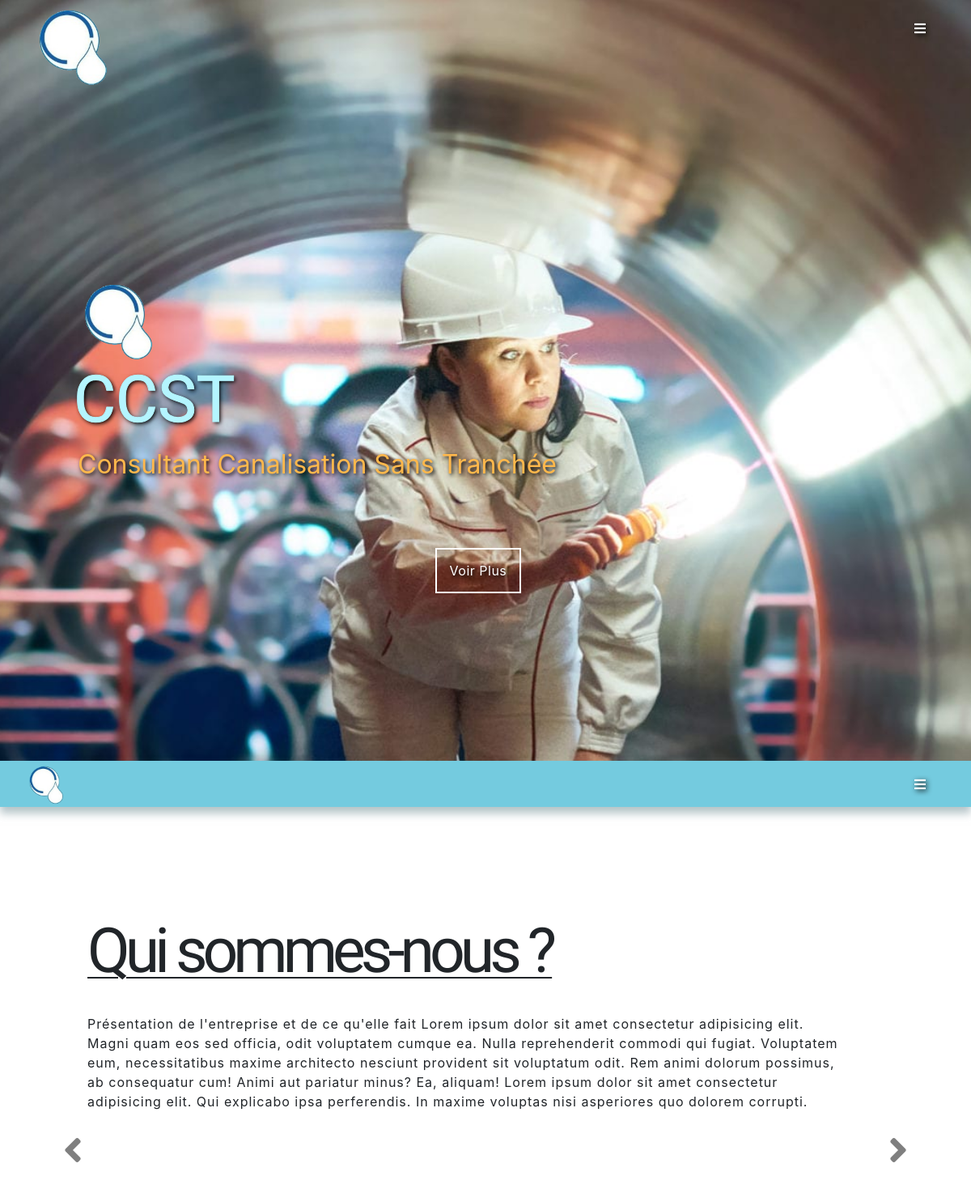
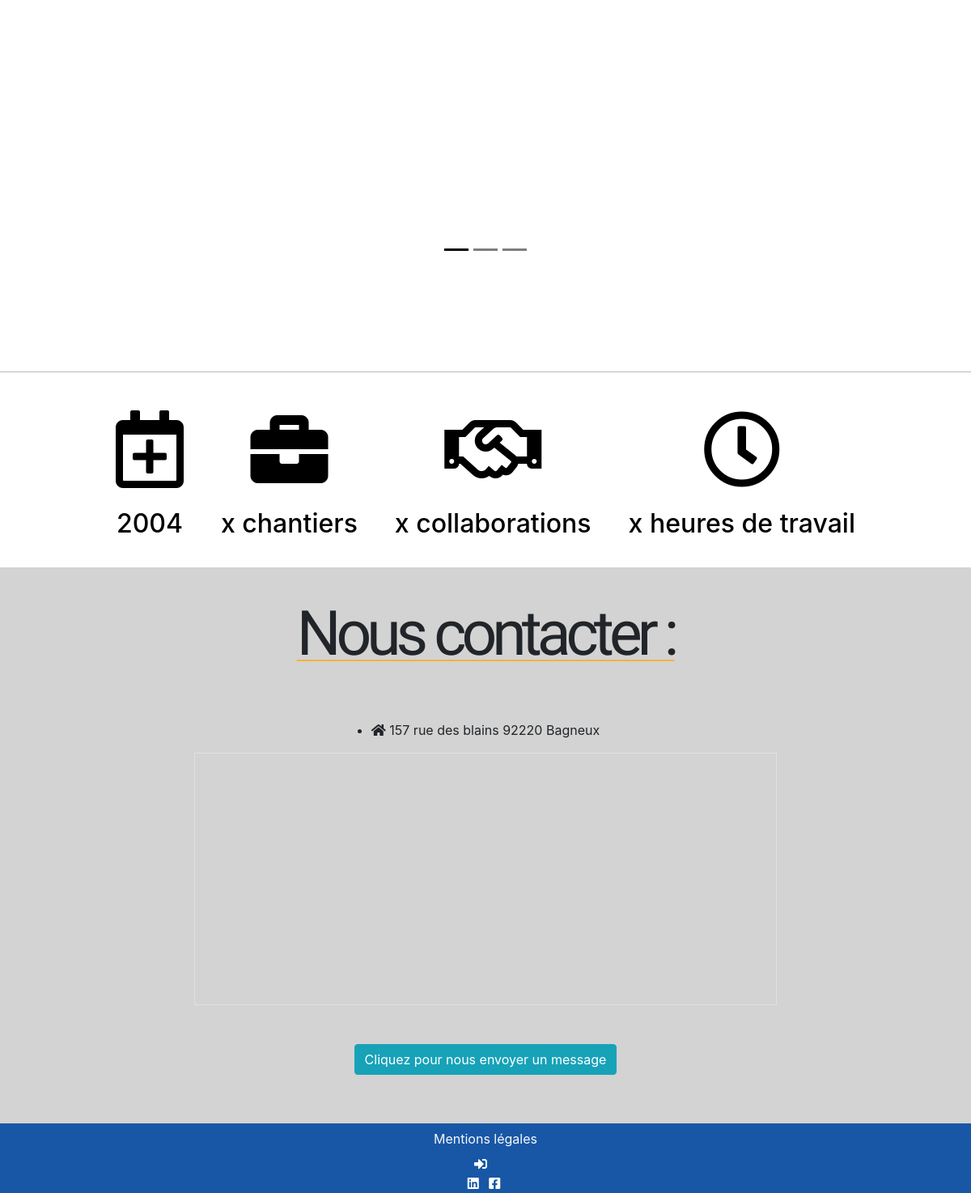
The page /index.php?v=2 on the database its author committed (2 pictures, top to bottom).
### tables this page shows
CREATE TABLE reference(
   reference_id INT NOT NULL AUTO_INCREMENT,
   reference_titre VARCHAR(100) NOT NULL,
   reference_image_un VARCHAR(100),
   reference_valeur VARCHAR(100),
   PRIMARY KEY(reference_id)
);

### index.php (called while the page is built, shortened)
<?php
include_once("bdd.php");
include_once("view/menu/header.php");
$router =  Router::getPage(@$_GET["page"]);
include_once("view/menu/footer.php");

### bdd.php (called while the page is built)
<?php
class Bdd
{
    public static function Connexion()
    {
        try {
            $bdd = new PDO("mysql:host=localhost;dbname=ccstdb", "root", "root");
            return $bdd;
        } catch (Exception $e) {
            die('erreur de connexion à la bdd <br> $e');
        }
    }
}

### model/entityBddModel.php (called while the page is built, shortened)
<?php
abstract class Entity
{
    public function __construct()
    {
        $this->bdd = Bdd::Connexion();
    }
}

### model/referenceModel.php (called while the page is built, shortened)
<?php
include_once("model/entityBddModel.php");
class ReferenceModel extends Entity
{
    public function getReferences()
    {
        $requete = $this->bdd->prepare('SELECT * FROM reference');
        $requete->execute();
        $resultat = $requete->fetchAll();
        $this->bdd = null;
        return $resultat;
    }
}

### view/accueil/accueil.php (the view, shortened to what this page needs)
<div class="carousel-inner">
    <a href="#accueil-menu">
        <div class="carousel-item active">
            <div class="img-accueil "></div>
            <div class="carousel-caption carousel-acc">
                <img class="p-0" src="asset/logo.png" alt="Logo" style="width:100px;height:100px" />
                <h1>CCST</h1>
                <p>Consultant Canalisation Sans Tranchée</p>
                <span href="#accueil-menu" class="carousel-btn">Voir Plus</span>
            </div>
        </div>
    </a>
</div>
<nav id="accueil-menu" class="d-flex  flex-row align-items-center justify-content-center bg-logo">
    <a class="" href="index.php">
        <img class="" src="asset/logo.png" alt="Logo" style="width:50px;height:50px;padding:0  auto ;" />
    </a>
    <div id="menu-btn" class="text-white"><i class="fas fa-bars  align-self-end mr-4"></i></div>
</nav>
<main id="start" class=" bg-a m-0">
    <div id="carouselAccueil" class="carousel slide m-0" style="height: 53rem;" data-ride="carouselAccueil" data-interval="false">
        <ol class="carousel-indicators carousel-content-accueil">
            <li data-target="#carouselAccueil" data-slide-to="0" class="active"></li>
            <li data-target="#carouselAccueil" data-slide-to="1"></li>
            <li data-target="#carouselAccueil" data-slide-to="2"></li>
        </ol>
        <div class="carousel-inner">
            <div class="carousel-item active">
                <div class=" accueil-container">
                    <header id="titreSection" class="mt-4 mb-4 col-11 d-flex flex-row align-items-start justify-content-start p-0">
                        <h2>Qui sommes-nous ?</h2>
                    </header>
                    <p> Présentation de l'entreprise et de ce qu'elle fait Lorem ipsum dolor sit amet consectetur adipisicing elit. Magni quam eos sed officia, odit voluptatem cumque ea.
                        Nulla reprehenderit commodi qui fugiat. Voluptatem eum, necessitatibus maxime architecto nesciunt provident sit voluptatum odit.
                        Rem animi dolorum possimus, ab consequatur cum! Animi aut pariatur minus? Ea, aliquam! Lorem ipsum dolor sit amet consectetur adipisicing elit. Qui explicabo ipsa perferendis. In maxime voluptas nisi asperiores quo dolorem corrupti.
                    </p>
                </div>
            </div>
        </div>
        <a class="carousel-control-prev" href="#carouselAccueil" role="button" style="color: black;font-size:3rem;" data-slide="prev">
            <i class="fas fa-angle-left" aria-hidden="true"></i>
        </a>
        <a class="carousel-control-next" href="#carouselAccueil" role="button" style="color: black;font-size:3rem;" data-slide="next">
            <i class="fas fa-angle-right" aria-hidden="true"></i>
        </a>
    </div>
</main>
<section id="ref" class="d-flex flex-column align-items-center justify-content-around">
    <div class="d-flex flex-row justify-content-around flex-wrap" style="width:80%;">
        <?php
        foreach ($references as $ref) {
            echo '
            <div class="d-flex flex-column align-items-center">
                <div class="ref">' . $ref['reference_image_un'] . '</div>
                <h4 class="position-relative t-real">' . $ref['reference_valeur'] . '</h4>
            </div>
            ';
        } ?>
    </div>
</section>
<section id="contact-accueil" class="d-flex flex-column align-items-center justify-content-center">
    <header id="titreSection" class=" d-flex flex-row align-items-start justify-content-start ">
        <h2>Nous contacter :</h2>
    </header>
    <ul class="p-0 mt-3 d-flex flex-column justify-content-end align-items-center">
        <li><i class="fas fa-home"></i> 157 rue des blains 92220 Bagneux </li>
    </ul>
    <div id="carte" class="m-0 border l-60">
    </div>
    <a href="index.php?page=contact" class="btn btn-info mt-5">Cliquez pour nous envoyer un message</a>
</section>

### asset/style.css (style rules this page uses)
html { scroll-behavior: smooth; }
body { animation-name: apparition; animation-duration: 1000ms; transition: all 1000ms ease; overflow-x: hidden; }
a { color: unset; }
#titreSection > h1, #titreSection > h2 { font-size: 4.8rem; text-decoration: underline 2px; text-underline-position: from-font; letter-spacing: -6px; }
a { transition: all 200ms ease; }
.l-60 { width: 60%; }
H1, H2 { font-family: "Shippori Mincho B1", serif; }
.fa-bars { color: white; }
.carousel-caption { bottom: 0%; right: 0%; left: 8%; text-align: start; }
.bg-logo { background-color: #74cbdf; }
#menu-btn { display: none; }
.img-accueil { background-image: url("indexImg.jpg"); background-position: center, bottom; background-attachment: fixed; transform: scale(1.16) translateY(-60px) translateX(20px); height: 940px; }
.carousel-caption > h1 { font-size: 5rem; -webkit-text-stroke-width: 1px; }
.carousel-caption > p { font-size: 2rem; }
.carousel-acc { bottom: 40%; }
.carousel-acc > h1 { color: #b4f5ff; text-indent: -5px; }
.carousel-acc > p { color: #ffb84c; }
#start { min-height: 58.5rem; }
.carousel-indicators li { background-color: black; }
.carousel-content-accueil { bottom: 35px; }
.accueil-container { margin: 8% 45% 0% 11%; padding: 7% 0 0 0; }
.accueil-container > p { margin-top: 1rem; letter-spacing: 1px; }
.img-accueil + div { text-shadow: 2px 2px 5px black; }
.carousel-btn { position: relative; top: 36px; padding: 1rem; background-color: rgba(255, 255, 255, 0); border: solid 2.5px white; letter-spacing: 0.5px; transition: background-color 200ms ease; }
#contact-accueil { background-color: lightgray; padding: 3% 0 5% 0; }
#contact-accueil>div { display: flex; flex-direction: row; }
#contact-accueil > a { margin-top: 0; bottom: -20px; text-decoration-color: #17a2b8; }
#contact-accueil > header { margin-bottom: 3%; }
#contact-accueil > header > h2 { text-decoration-color: #ffb037; }
#accueil-menu { display: flex; width: 100%; position: sticky; flex-direction: row; align-items: center; z-index: 99; top: 0px; height: 57px; box-shadow: 0px 8px 10px 0px #8da5aaa6; }
.ref + h4 { font-size: 2rem; color: black; }
#ref { font-size: 6rem; color: black; overflow-y: hidden; padding: 0% 0; margin: 0 0 -10px 0; border-top: solid 1px #b8b8b8; border-bottom: solid 1px #b8b8b8; background-color: #ffffff; height: fit-content; padding: 2% 0 3% 0; }
a:link { text-decoration: none; }
#carte { margin-top: 1rem; margin-bottom: 1rem; }
@media screen and (max-width: 1200px) { #menu-btn { margin-left: auto; margin-right: 2rem; display: block; transition: all 500ms ease; text-shadow: 2px 2px 6px black; } }
@media screen and (max-width: 1200px) { #menu-btn > i { transition: all 500ms ease; } }
@media screen and (max-width: 1200px) { #accueil-menu > a { margin-left: 2rem; } }
@media screen and (max-width: 1200px) { .img-accueil { transform: scale(1.16) translateY(0px) translateX(20px); } }
@media screen and (max-width: 1200px) { .carousel-acc { bottom: 30%; } }
@media screen and (max-width: 1200px) { .carousel-btn { left: 40%; top: 79px; } }
@media screen and (max-width: 1200px) { .accueil-container { margin: 8% 13% 0% 9%; padding: 1% 0 22% 0; } }

### rows shown on the page
reference: reference_valeur "2004"
reference: reference_valeur "x chantiers"
reference: reference_valeur "x collaborations"
reference: reference_valeur "x heures de travail"
